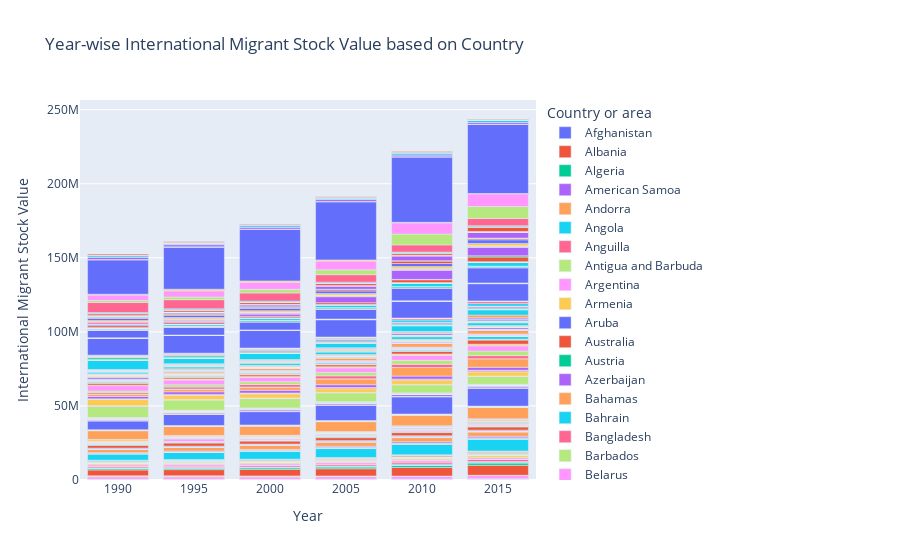

Here is the notebook cell this chart was saved with:
### Code cell
# Reusing Data frame above graph
df = Plot_Data[Plot_Data['Sex'] == 'Both_Sexes']

# Creating bar plot using relevant variables 
fig = px.bar(df, x=df['Year'], y= df['International_Migrant_Stock_Value'], color = df['Country or area'],
                title = 'Year-wise International Migrant Stock Value based on Country',
                labels = {
                   'International_Migrant_Stock_Value' :'International Migrant Stock Value' 
                })
# Calling plot to display
fig.show()
